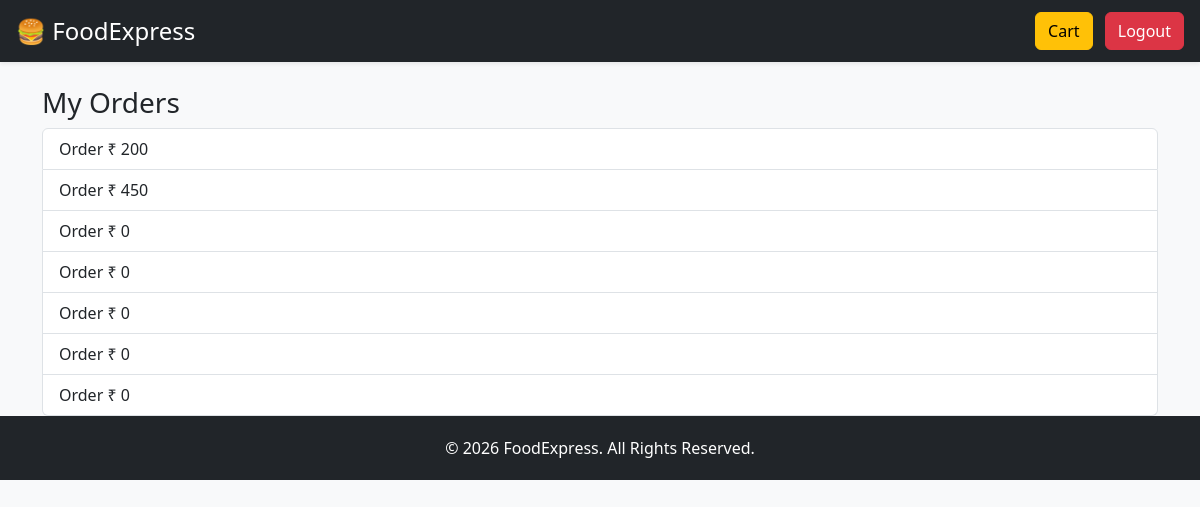
Screenshot of /orders (signed in) with the database file from the repository.
### app.py (models this page shows)
class Order(db.Model):
    id = db.Column(db.Integer, primary_key=True)
    user = db.Column(db.String(100))
    total = db.Column(db.Integer)

### app.py (the view)
@app.route('/orders')
def orders():
    orders = Order.query.filter_by(user=session.get('user')).all()
    return render_template('orders.html', orders=orders)

### templates/orders.html (shortened to what this page needs)
<!DOCTYPE html>
<html lang="en">
<head>
</head>
<body>
{% extends 'base.html' %}
{% block content %}
<h3>My Orders</h3>
<ul class="list-group">
{% for o in orders %}
<li class="list-group-item">
Order ₹ {{ o.total }}
</li>
{% endfor %}
</ul>
{% endblock %}

### static/css/style.css (style rules this page uses)
body { background: #f8f9fa; }

### rows the page displays
Order: total "200"
Order: total "450"
Order: total "0"
Order: total "0"
Order: total "0"
Order: total "0"
Order: total "0"
